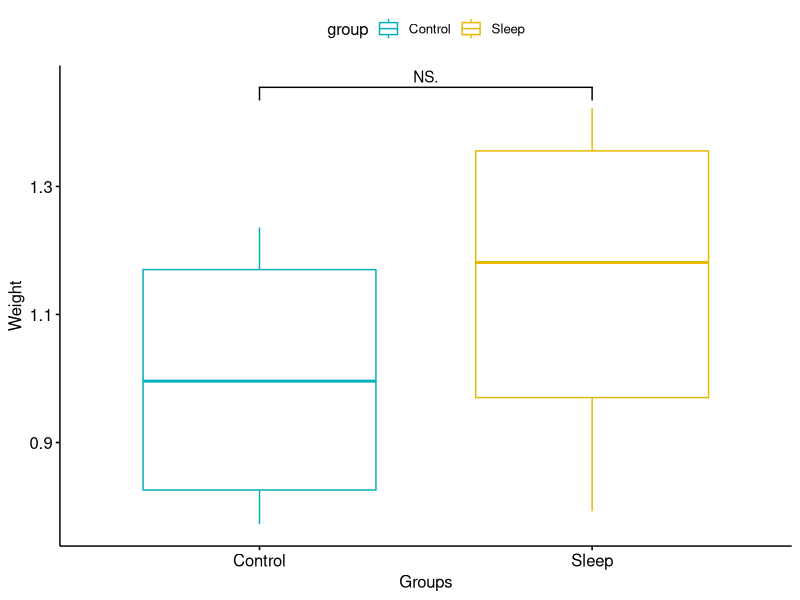
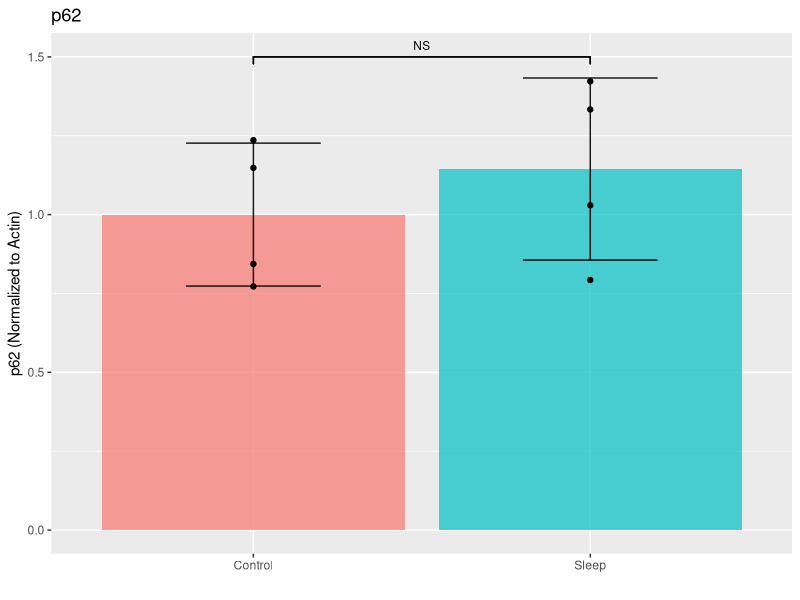

Write R code to recreate these figures, in order.
library(tidyverse)
install.packages("ggsignif")
library(ggsignif)
library(ggpubr)

#Set up Normalized Control and Sleep Data
ctrl <- c(0.843578645,
          0.77229271,
          
          1.148133236,
          1.235995409
          
)
sleep <- c(1.029244973,
           0.792766052,1.422377473,
           1.333309068)

my_data <- data.frame( 
  group = rep(c("Control", "Sleep"), each = 4),
  weight = c(ctrl,  sleep)
)

to_graph <- group_by(my_data, group) %>%
  summarise(
    count = n(),
    mean = mean(weight, na.rm = TRUE),
    sd = sd(weight, na.rm = TRUE)
  )
to_graph

t.test(ctrl, sleep, var.equal = TRUE)

#Check Significance Marker matches expected
ggboxplot(my_data, x = "group", y = "weight", 
          color = "group", palette = c("#00AFBB", "#E7B800"),
          ylab = "Weight", xlab = "Groups")+
  geom_signif(comparisons = list(c("Control","Sleep")),map_signif_level = TRUE)

#Make Graph
ggplot(to_graph)+
  geom_bar( aes(x=group, y=mean, fill=group), stat="identity", alpha=0.7) +
  geom_errorbar( aes(x=group, ymin=mean-sd, ymax=mean+sd), width=0.4, alpha=0.9, linewidth=0.5)+
  geom_point(aes(x = group, y = weight), my_data)+
  geom_signif(
    data = to_graph,
    aes(xmin = 1, xmax = 2, annotations = "NS", y_position = 1.5),
    textsize = 3, vjust = -0.2,
    manual = TRUE) +
  ggtitle("p62")+
  ylab("p62 (Normalized to Actin)")+
  xlab("")+
  theme(legend.position = "none")
